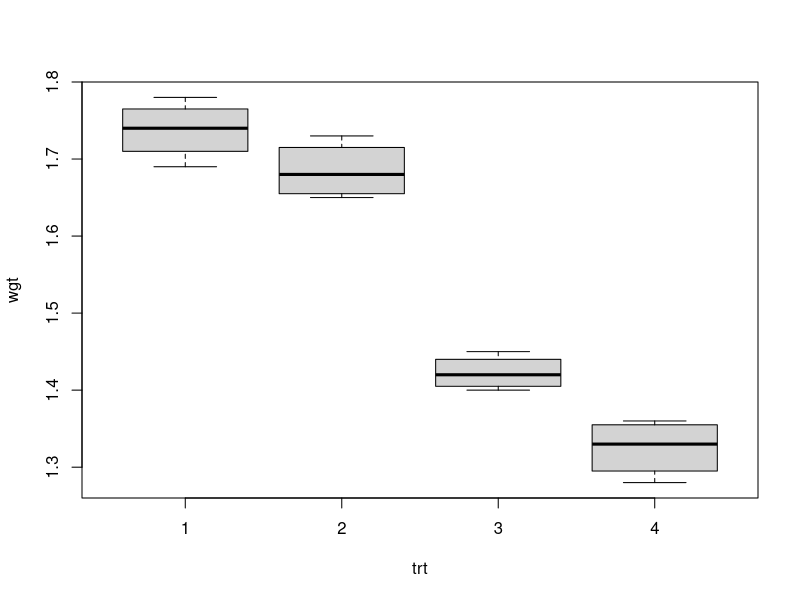

This chart was generated by the following R code:
## HW 4
## 15.6
typing <- read.table(file="data/hw_04_prob1.txt", header=TRUE)
print(typing)
typing$type <- factor(typing$type)
typing$sub <- factor(typing$sub)
levels(typing$type)

o <- lm(score ~ type + sub, data=typing)
summary(o)
anova(o)

tapply(typing$score, typing$type, mean)

## a) write a statistical model for the experiment and estimate the parameters
## y_ij = mu + tau_i + beta_j + e_ij
## where mu is the baseline mean - the mean calculated for the first categorical treatment level - determined by lexicographical order
## tau_i - change in mu based on treatment level - tau_1 is included in the baseline mean (mu), so for model purposes, tau_1 = 0
## beta_j - change in mu based on block level
## e_ij - error term associated with each subject/treatment combination
## we can see from the summary output that the intercept coefficient (baseline mean) is the mean for the Classical music factor/category with an estimated mu of 23.000. The change in mu for the Hard Rock factor/category is -2.857 and the change in mu for the No Music factor/category is -2.143.
## the estimated parameters are:
## mu = 23.000 = estimated mean score for Classical
## tau_2 = -2.857 - estimated mean score for Hard Rock = 23.000 -2.857 = 20.143
## tau_3 = -2.143 - estimated mean score for No Music = 23.000 -2.143 = 20.857
## All we are interested in is if there is any change to mu with a change in Type of Music, so we can ignore the blocking estimates. In fact, any change due to blocking was already taken into account when we decided to block due to the heterogeneity of the subjects. The Randomized Complete Block Design is designed to cancel out the effects of the heterogeneity of the subjects when we look for differences between the taus.

## b) Are there differences in the mean typing efficiencies for the types of music?
anova(o)
## based on the ANOVA results, we can conclude that there is a difference in the mean typing efficiencies based on the result of the F-test for the Type response. The null hypothesis for the F-test states that all taus in the statistical model are equal to zero - H_0: tau_1 = tau_2 = tau_3 = 0. The results in the ANOVA test record an F-value of 6.5436 and p-value of 0.0119776, which is less than our significance level of 0.05 which means it is unlikely or not plausible that all three taus are equal to zero. Therefore there is some difference between the taus and that difference contributes to at least one change in means for the types of music.

## 15.8
watermelon <- read.table(file="data/hw_04_prob2.txt", header=TRUE)
print(watermelon)

watermelon$row <- factor(watermelon$row)
watermelon$col <- factor(watermelon$col)
watermelon$trt <- factor(watermelon$trt)

boxplot(wgt ~ trt, data=watermelon)

## a) write an appropriate statistical model for the experiment
## y_ijk = mu + tau_i + rho_j + gamma_k + e_ijk
## mu is the base mean, tau is the change in mean based on treatment, rho is the change in mean based on row effect, gamma is the change in mean based on column effect, and e is error.
## Our focus in the analysis is to determine if there is a treatment effect and so our hypothesis test is to determine if all taus are equal to zero (is there at least one tau that exists). Rho and Gamma values are the same as blocking effects - we're not interested in their values (i.e. they don't tell us anything we don't already know).

## b) Run an ANOVA and interpret the resultant p-values
o <- lm(wgt ~ row + col + trt, data=watermelon)
anova(o)
summary(o)
## From the results of the ANOVA analysis, we see that both the row and column effects could plausibly be equal to zero through their respective p-values (0.6961 and 0.1867) - both of which are greater than the 0.05 significance level. thus we cannot reject either of their null hypotheses and conclude that they do not significantly contribute to the model. However, the treatment effect has a very small p-value, 4.818e-08, which is well below the 0.05 significance level, which means we can conclude that it is not plausible that the treatment effects are all equal to zero. Therefore, we conlcude that somewhere at least one treatment effect contributes to the change in mu - i.e. there is at least one difference in the resulting weight of the plant based on the treatment.